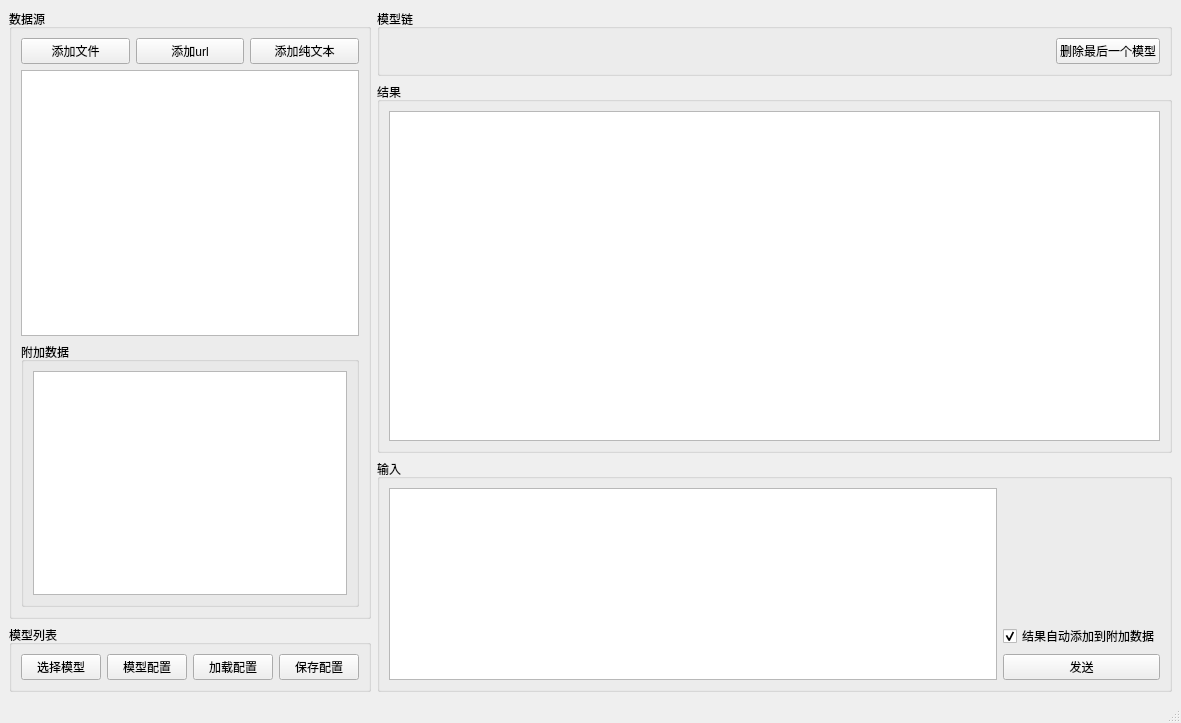
<?xml version="1.0" encoding="UTF-8"?>
<ui version="4.0">
 <class>MainWindow</class>
 <widget class="QMainWindow" name="MainWindow">
  <property name="geometry">
   <rect>
    <x>0</x>
    <y>0</y>
    <width>1181</width>
    <height>723</height>
   </rect>
  </property>
  <property name="windowTitle">
   <string>MainWindow</string>
  </property>
  <widget class="QWidget" name="centralwidget">
   <layout class="QHBoxLayout" name="horizontalLayout">
    <item>
     <layout class="QVBoxLayout" name="verticalLayout">
      <item>
       <widget class="QGroupBox" name="groupBox">
        <property name="title">
         <string>数据源</string>
        </property>
        <layout class="QGridLayout" name="gridLayout">
         <item row="2" column="3">
          <widget class="QPushButton" name="btn_plaintext">
           <property name="text">
            <string>添加纯文本</string>
           </property>
          </widget>
         </item>
         <item row="2" column="1">
          <widget class="QPushButton" name="btn_file">
           <property name="text">
            <string>添加文件</string>
           </property>
          </widget>
         </item>
         <item row="2" column="2">
          <widget class="QPushButton" name="btn_url">
           <property name="text">
            <string>添加url</string>
           </property>
          </widget>
         </item>
         <item row="3" column="1" colspan="3">
          <widget class="QTableWidget" name="tbl_data_source">
           <property name="editTriggers">
            <set>QAbstractItemView::NoEditTriggers</set>
           </property>
           <attribute name="horizontalHeaderCascadingSectionResizes">
            <bool>false</bool>
           </attribute>
          </widget>
         </item>
         <item row="4" column="1" colspan="3">
          <widget class="QGroupBox" name="groupBox_7">
           <property name="title">
            <string>附加数据</string>
           </property>
           <layout class="QVBoxLayout" name="verticalLayout_6">
            <item>
             <widget class="QPlainTextEdit" name="plain_exttext"/>
            </item>
           </layout>
          </widget>
         </item>
        </layout>
       </widget>
      </item>
      <item>
       <widget class="QGroupBox" name="groupBox_2">
        <property name="title">
         <string>模型列表</string>
        </property>
        <layout class="QVBoxLayout" name="verticalLayout_3">
         <item>
          <layout class="QVBoxLayout" name="layout_models"/>
         </item>
         <item>
          <layout class="QHBoxLayout" name="horizontalLayout_3">
           <item>
            <widget class="QPushButton" name="btn_choose_model">
             <property name="text">
              <string>选择模型</string>
             </property>
            </widget>
           </item>
           <item>
            <widget class="QPushButton" name="btn_model_config">
             <property name="text">
              <string>模型配置</string>
             </property>
            </widget>
           </item>
           <item>
            <widget class="QPushButton" name="btn_load_config">
             <property name="text">
              <string>加载配置</string>
             </property>
            </widget>
           </item>
           <item>
            <widget class="QPushButton" name="btn_save_config">
             <property name="text">
              <string>保存配置</string>
             </property>
            </widget>
           </item>
          </layout>
         </item>
        </layout>
       </widget>
      </item>
     </layout>
    </item>
    <item>
     <layout class="QVBoxLayout" name="verticalLayout_2" stretch="0,1,0">
      <item>
       <widget class="QGroupBox" name="groupBox_3">
        <property name="title">
         <string>模型链</string>
        </property>
        <layout class="QHBoxLayout" name="horizontalLayout_2" stretch="1,0">
         <item>
          <widget class="QLabel" name="lab_chain">
           <property name="text">
            <string/>
           </property>
          </widget>
         </item>
         <item>
          <widget class="QPushButton" name="btn_del_node">
           <property name="text">
            <string>删除最后一个模型</string>
           </property>
          </widget>
         </item>
        </layout>
       </widget>
      </item>
      <item>
       <widget class="QGroupBox" name="groupBox_5">
        <property name="title">
         <string>结果</string>
        </property>
        <layout class="QVBoxLayout" name="verticalLayout_5">
         <item>
          <widget class="QPlainTextEdit" name="plain_result">
           <property name="readOnly">
            <bool>true</bool>
           </property>
          </widget>
         </item>
        </layout>
       </widget>
      </item>
      <item>
       <widget class="QGroupBox" name="groupBox_6">
        <property name="title">
         <string>输入</string>
        </property>
        <layout class="QGridLayout" name="gridLayout_3">
         <item row="2" column="2">
          <widget class="QPushButton" name="btn_send">
           <property name="text">
            <string>发送</string>
           </property>
          </widget>
         </item>
         <item row="0" column="0" rowspan="3">
          <widget class="QPlainTextEdit" name="plain_input"/>
         </item>
         <item row="0" column="2">
          <spacer name="verticalSpacer">
           <property name="orientation">
            <enum>Qt::Vertical</enum>
           </property>
           <property name="sizeHint" stdset="0">
            <size>
             <width>20</width>
             <height>40</height>
            </size>
           </property>
          </spacer>
         </item>
         <item row="1" column="2">
          <widget class="QCheckBox" name="check_to_exttext">
           <property name="text">
            <string>结果自动添加到附加数据</string>
           </property>
           <property name="checked">
            <bool>true</bool>
           </property>
          </widget>
         </item>
        </layout>
       </widget>
      </item>
     </layout>
    </item>
   </layout>
  </widget>
  <widget class="QMenuBar" name="menubar">
   <property name="geometry">
    <rect>
     <x>0</x>
     <y>0</y>
     <width>1181</width>
     <height>22</height>
    </rect>
   </property>
  </widget>
  <widget class="QStatusBar" name="statusbar"/>
 </widget>
 <resources/>
 <connections/>
</ui>
